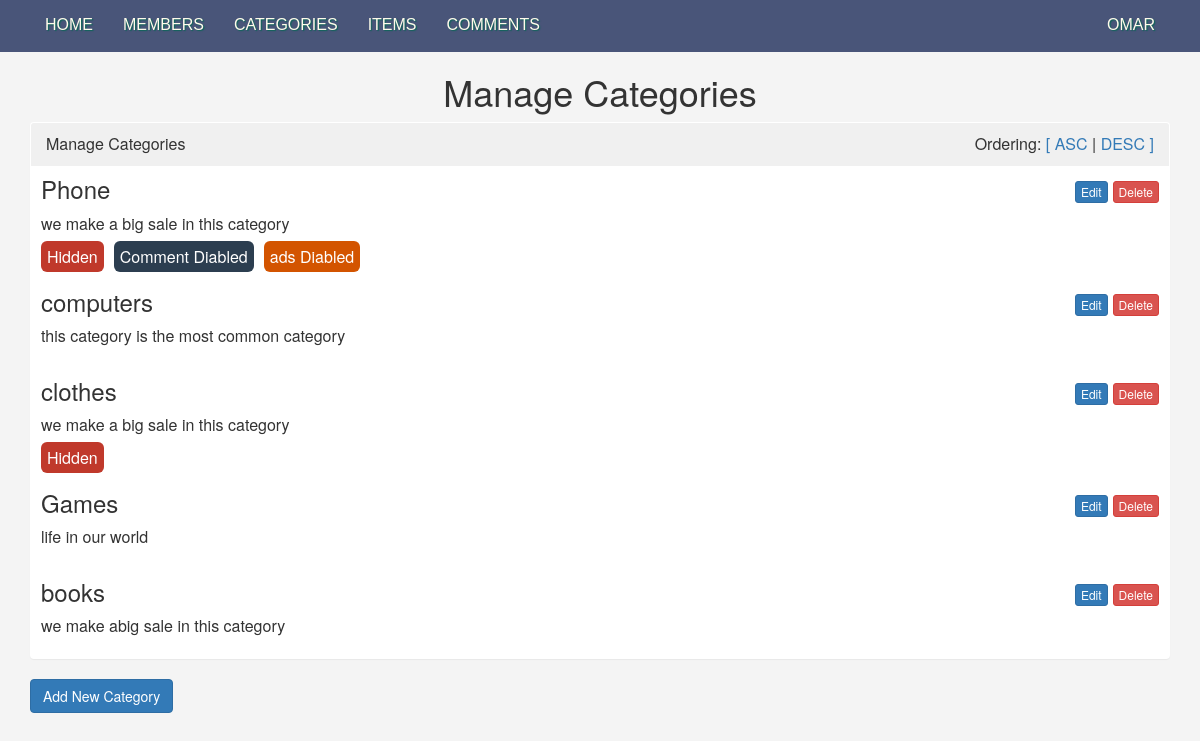
/admin/categories.php (signed in), run on the app's committed database.
### tables this page shows
CREATE TABLE `categories` (
  `CategoryID` smallint(6) NOT NULL,
  `Name` varchar(255) NOT NULL,
  `Description` text NOT NULL,
  `Parent` smallint(6) NOT NULL,
  `Ordering` int(11) NOT NULL,
  `Visibility` tinyint(4) NOT NULL DEFAULT 0,
  `AllowComment` tinyint(4) NOT NULL DEFAULT 0,
  `AllowAds` tinyint(4) NOT NULL DEFAULT 0
);

### admin/categories.php (the view, shortened to what this page needs)
<?php
if(isset($_SESSION['UserName'])){
    include'init.php';
    $do=isset($_GET['do'])?$_GET['do']:'manage';
    if($do=='manage'){
        $sort='ASC';
        $stmt=$con->prepare("SELECT * FROM categories WHERE Parent=0 ORDER BY Ordering $sort");
        $stmt->execute();
        $cats=$stmt->fetchAll();
        ?>
        <h1 class="text-center">Manage Categories</h1>
        <div class="container categories">
            <div class="panel panel-defualt">
                <div class="panel-heading" style="background-color: #f0f0f0;">
                    Manage Categories
                    <div class="ordering pull-right">
                        Ordering:
                        <a href="?sort=ASC">[ ASC</a> |
                        <a href="?sort=DESC">DESC ]</a>
                    </div>
                </div>
                <div class="panel-body"  style="padding: 0;">
                    <?php
                        foreach($cats as $cat){
                            echo "<div class='cat' style='padding:10px;
                                position:relative;
                                overflow:hidden;'>";
                                echo "<div class='hidden-button' style='
                                    position: absolute;
                                    top: 15px;
                                    right: 10px;
                                    '>";
                                    echo "<a href='?do=edit&catid=".$cat['CategoryID']."' style='margin-right: 5px;' class='btn btn-xs btn-primary'>Edit</a>";
                                    echo "<a href='?do=delete&catid=".$cat['CategoryID']."' class='btn btn-xs btn-danger'>Delete</a>";
                                echo "</div>";
                                echo '<h3 style="margin: 0 0 10px">'.$cat['Name'].'</h3>';
                                echo '<p>'; if($cat['Description']==''){echo 'That No Description';}else{echo $cat['Description'];} echo'</p>';
                                if($cat['Visibility']==1){echo '<span class="vis" style="background-color: #c0392b;
                                    color: #fff;
                                    padding: 4px 6px;
                                    margin-right: 10px;
                                    border-radius: 6px;">Hidden</span>';}
                                if($cat['AllowComment']==1){echo '<span class="comment" style="background-color: #2c3e50;
                                    color: #fff;
                                    padding: 4px 6px;
                                    margin-right: 10px;
                                    border-radius: 6px;">Comment Diabled</span>';}
                                if($cat['AllowAds']==1){echo '<span class="ads" style="background-color: #d35400;
                                    color: #fff;
                                    padding: 4px 6px;
                                    margin-right: 10px;
                                    border-radius: 6px;">ads Diabled</span>';}
                            echo "</div>";
                        }
                    ?>
                </div>
            </div>
            <a class="btn btn-primary" href="categories.php?do=add">Add New Category</a>
        </div>
        <?php
    }
    include $tpl.'footer.php';
}else{
    header('location: index.php');
    exit();
}
?>

### admin/layout/css/backend.css (style rules this page uses)
body { background-color: #f4f4f4; font-size: 16px; }
.categories .cat h3 { margin: 0 0 10px; }

### data on the page
categories: Name "Phone", Description "we make a big sale in this category", Visibility "Hidden", AllowComment "Comment Diabled", AllowAds "ads Diabled"
categories: Name "computers", Description "this category is the most common category"
categories: Name "clothes", Description "we make a big sale in this category", Visibility "Hidden"
categories: Name "Games", Description "life in our world"
categories: Name "books", Description "we make abig sale in this category"
